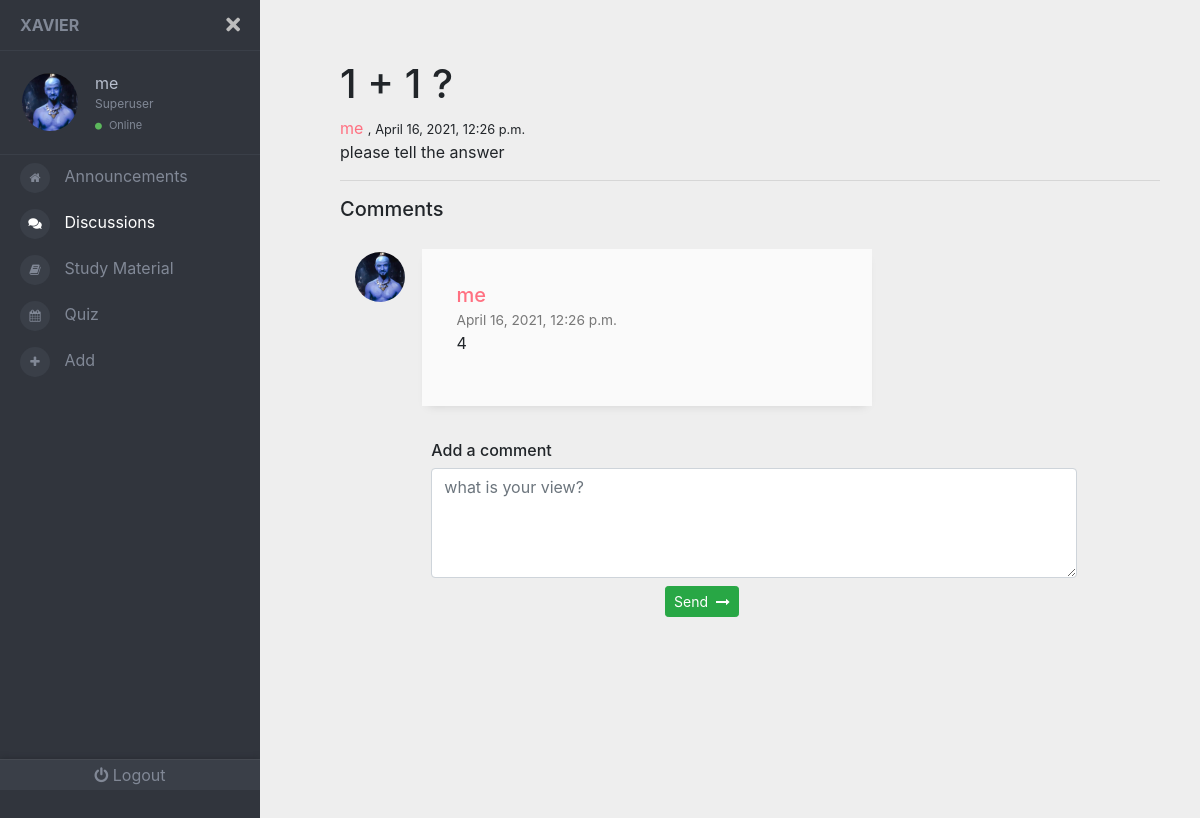
Page /discussions/main/?discuss=q6NIYUTP (signed in) on the committed database.
### front/models.py (models this page shows, shortened)
class Profile(models.Model):
	user= models.OneToOneField(User , on_delete = models.CASCADE )
	image = models.ImageField(default='default.jpg' , upload_to = 'profile_pics')
	color = models.CharField(max_length=7, default='#000000')

class Discussion(models.Model):
	title = models.CharField(max_length=30  , default='Please help me with this')
	content = models.TextField()
	time= models.DateTimeField(auto_now_add=True)
	author = models.ForeignKey(User , on_delete =  models.SET(get_sentinel_user))
	room = models.CharField(max_length=8, default=get_code)

class Comment(models.Model):
	content = models.TextField()
	time= models.DateTimeField(auto_now_add=True)
	author = models.ForeignKey(User , on_delete = models.CASCADE)
	room = models.CharField(max_length=8, default='00000000')

### front/views.py (the view, shortened to what this page needs)
# urls.py: path('discussions/main/',views.discuss_main ,  name='discussmainpage'),
def discuss_main(request) :
	if not(request.user.is_authenticated):
		return redirect('signpage')
	try:
		discuss=request.GET['discuss']
	except:
		return HttpResponse('<h1>No such discussion</h1>')
	discussion = Discussion.objects.filter(room=discuss)[0]
	comments = Comment.objects.filter(room=discussion.room)
	comments2 = []
	for i in range(len(comments)-1 , -1 , -1):
		comments2.append(comments[i])
	send = SendComment()
	return render(request, 'front/disc_main.html' , {'discussion' : discussion , 'comments' :comments2 , 'send' : send })

### front/views.py
class SendComment(forms.ModelForm):
	class Meta :
		model = Comment
		fields = ['content' , 'room']

### front/templates/front/disc_main.html (shortened to what this page needs)
{% load static %}
<!DOCTYPE html>
<html lang="en">
  <head>
    <link rel="stylesheet" href='{% static "front/navbar.css" %}' />
    <link
      rel="stylesheet"
      href="https://cdnjs.cloudflare.com/ajax/libs/twitter-bootstrap/4.1.1/css/bootstrap.css"
    />
    <link
      rel="stylesheet"
      href="https://use.fontawesome.com/releases/v5.0.13/css/all.css"
    />
    <link rel="stylesheet" href='{% static "front/material.css" %}' />
    <link rel="stylesheet" href='{% static "front/study.css" %}' />
  </head>
  <body  >
    <div class="page-wrapper chiller-theme toggled">
      <nav id="sidebar" class="sidebar-wrapper">
        <div class="sidebar-content">
          <div class="sidebar-brand">
            <a href="{% url 'mainpage' %} " >Xavier</a>
            <div id="close-sidebar">
              <i class="fas fa-times"></i>
            </div>
          </div>
          <div class="sidebar-header">
            <div class="user-pic">
              <img
                class="img-responsive img-rounded"
                src="{{request.user.profile.image.url}}"
                alt="User picture"
                style = "border-radius: 50% ;"
              />
            </div>
            <div class="user-info">
              <span class="user-name">
                {{ request.user.username }}
              </span>
              <span class="user-role">
                  {% if request.user.is_superuser %}
              Superuser
                 {% elif request.user.is_staff %}
              Staff
                  {% else %}
              Student
                  {% endif %}
            </span>
              <span class="user-status">
                <i class="fa fa-circle"></i>
                <span>Online</span>
              </span>
            </div>
          </div>
          <div class="sidebar-menu">
            <ul>
              <li>
                <a href="{% url 'mainpage' %} "
                  ><i class="fa fa-home" aria-hidden="true"></i>
                  <span>Announcements</span>
                </a>
              </li>
              <li>
                <a href="{% url 'discusspage' %} "  style="color: white" >
                  <i class="fas  fa-comments"></i>
                  <span>Discussions</span>
                </a>
              </li>
              <li>
                <a href="{% url 'studypage' %}"
                  ><i class="fa  fa-book"></i>
                  <span>Study Material</span>
                </a>
              </li>
              <li>
                <a href="{% url 'quizpage' %} "
                ><i class="fa fa-calendar"></i>
                  <span>Quiz</span>
                </a>
              </li>
              <li>
                <a href="{% url 'addpage' %} "
                ><i class="fa fa-plus" aria-hidden="true"></i>
                  <span>Add</span>
                </a>
              </li>
            </ul>
          </div>
          <div class="sidebar-footer">
            <a href="{% url 'logout' %} " style="text-decoration: none">
              <i class="fa fa-power-off"></i>
              <span>Logout</span></a
            >
          </div>
        </div>
      </nav>
      <main class="page-content">
        <div class="container">
          <h1>{{discussion.title}}</h1> <h7 style="color: {{discussion.author.profile.color}}">{{discussion.author}}  </h7> <small> , {{discussion.time}}</small>
          <p>
            {{discussion.content}}
          </p>
          <hr />
          <h5>Comments</h5>
          <link
            href="https://maxcdn.bootstrapcdn.com/font-awesome/4.7.0/css/font-awesome.min.css"
            rel="stylesheet"
          />
          <div class="container">
            <div class="row">
              {% for comment in comments %}
              <div class="col-md-8">
                <div class="media g-mb-30 media-comment">
                  <img
                    class="d-flex g-width-50 g-height-50 rounded-circle g-mt-3 g-mr-15"
                    src="{{comment.author.profile.image.url}}"
                    alt="Image Description"
                  />
                  <div class="media-body u-shadow-v18 g-bg-secondary g-pa-30">
                    <div class="g-mb-15">
                      <h5 class="h5 g-color-gray-dark-v1 mb-0" style="color: {{comment.author.profile.color}}">{{comment.author}}</h5>
                      <span class="g-color-gray-dark-v4 g-font-size-12"
                        >{{comment.time}}</span
                      >
                    </div>
                    <p>
                      {{comment.content}}
                    </p>
                  </div>
                </div>
              </div>
              {% endfor %}
            </div>
          </div>
          <div style="margin-top: 35px">
            <div style="display: flex; justify-content: center">
              <div class="col-10">
                <div class="comment-box ml-2">
                  <h6>Add a comment</h6>
                  <div class="comment-area">
                    <textarea
                    id = "text"
                      class="form-control"
                      placeholder="what is your view?"
                      rows="4"
                    ></textarea>
                  </div>
                  <div class="comment-btns mt-2">
                    <div class="row">
                      <div class="col-6">
                        <div class="pull-right">
	                          <button class="btn btn-success send btn-sm" type="submit" id="send2" onclick = 'comment(event)'>
	                            Send <i class="fa fa-long-arrow-right ml-1"></i>
	                          </button>
                        </div>
                      </div>
                    </div>
                  </div>
                </div>
              </div>
            </div>
          </div>
        </div>
      </main>
    </div>
  </body>
</html>

### front/templates/front/disc_main.html (style rules this page uses)
body { margin-top: 20px; background: #eee; }
@media (min-width: 0) { .g-mr-15 { margin-right: 1.07143rem !important; } }
@media (min-width: 0) { .g-mt-3 { margin-top: 0.21429rem !important; } }
.g-height-50 { height: 50px; }
.g-width-50 { width: 50px !important; }
@media (min-width: 0) { .g-pa-30 { padding: 2.14286rem !important; } }
.g-bg-secondary { background-color: #fafafa !important; }
.u-shadow-v18 { box-shadow: 0 5px 10px -6px rgba(0, 0, 0, 0.15); }
.g-color-gray-dark-v4 { color: #777 !important; }
.g-font-size-12 { font-size: 0.85714rem !important; }
.media-comment { margin-top: 20px; }

### rows in the picture
Discussion: title "1 + 1 ?", author "me", time "April 16, 2021, 12:26 p.m.", content "please tell the answer"
Comment: author.profile.image (picture), author "me", time "April 16, 2021, 12:26 p.m.", content "4"

### other values in the picture
{{ request.user.username }} "me"
